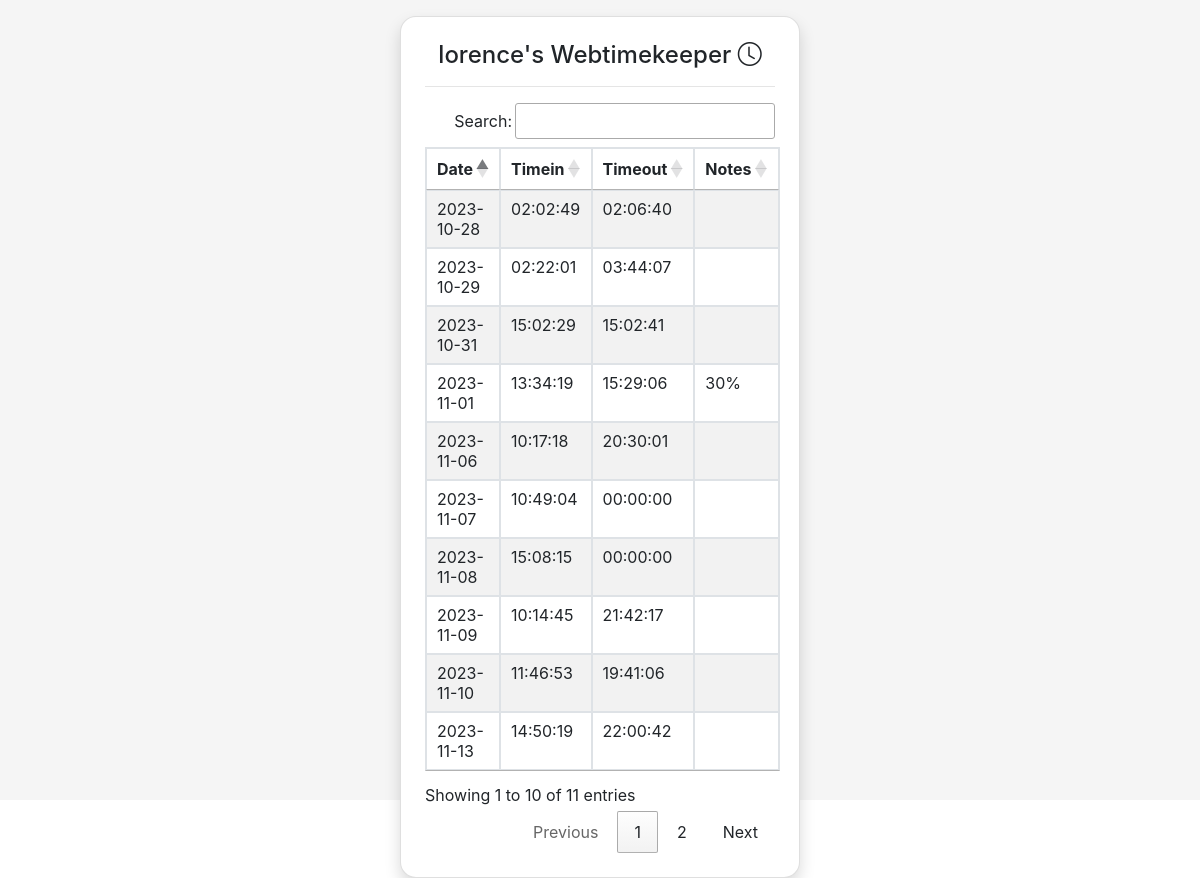
Screenshot of /view.php (signed in) with the database file from the repository.
### tables this page shows
CREATE TABLE `lorence` (
  `id` int(11) NOT NULL,
  `date` date DEFAULT NULL,
  `timein` varchar(256) DEFAULT NULL,
  `timeout` varchar(256) DEFAULT NULL,
  `notes` varchar(256) DEFAULT NULL
);

### view.php (the view, shortened to what this page needs)
<?php
include("header.php");
include("db.php");
$username = $_SESSION['username'];
echo "
    <section class='vh-100 ' style='background-color: hsl(0, 0%, 96%)'>
        <div class='container py-3 h-100  col-md-4 rounded'>
            <div class='row d-flex  justify-content-center align-items-center h-100'>
                <div class='card   shadow ' style='border-radius: 1rem;'>
                    <div class='card-body p-4 text-center'>
                        <div class='text-center'>
                            <h4 class='mb-3'>$username's Webtimekeeper <i class='bi bi-clock'></i>  </h4>
                        </div>
                        <hr>
                        <table id='myTable' class='table table-striped table-bordered' style='width:100%'>
                            <thead>
                                <tr>
                                    <th>Date</th>
                                    <th>Timein</th>
                                    <th>Timeout</th>
                                    <th>Notes</th>
                                </tr>
                            </thead>
                            <tbody>
";
$query = mysqli_query($conn,"SELECT * FROM $username");
while($row = mysqli_fetch_assoc($query ?? null)) {
    $db_date = $row["date"];
    $db_timein = $row["timein"];
    $db_timeout = $row["timeout"];
    $db_notes = $row["notes"];
    echo "
                                <tr>
                                    <td>$db_date</td>
                                    <td>$db_timein</td>
                                    <td>$db_timeout</td>
                                    <td>$db_notes</td>
                                </tr>
    ";
}
?>
                            </tbody>
                        </table>
                    </div>
                </div>
            </div>
        </div>
    </section>
<?php include('footer.php');?>

### header.php (shortened to what this page needs)
<head>
    <link rel="stylesheet" href="https://cdn.jsdelivr.net/npm/bootstrap@4.6.2/dist/css/bootstrap.min.css">
    <link rel="stylesheet" href="https://cdn.jsdelivr.net/npm/bootstrap-icons@1.11.1/font/bootstrap-icons.css">
    <link rel="stylesheet" href="https://cdn.datatables.net/1.13.6/css/jquery.dataTables.css" />
    <link rel="stylesheet" href="https://cdn.datatables.net/1.13.6/css/jquery.dataTables.min.css" />
    <link rel="stylesheet" href="https://cdn.datatables.net/buttons/2.4.2/css/buttons.dataTables.min.css" />
    <link rel="stylesheet" href="https://cdn.datatables.net/datetime/1.5.1/css/dataTables.dateTime.min.css" />
    <body onload="startTime()">
</head>

### footer.php
<footer class=" text-muted text-center text-small">
	<ul class="list-inline">
		<li class="list-inline-item"><a href="index.php">Home</a></li>
		<li class="list-inline-item" data-toggle="modal" data-target="#myModal"><a href="#">Privacy</a></li>
		<li class="list-inline-item" data-toggle="modal" data-target="#myModal2"><a href="#">About</a></li>
		<li class="list-inline-item"><a href="https://www.buymeacoffee.com/Webtimekeeper" target="_blank">Support</a></li>
	</ul>
	<p class="mb-1">&copy; 2023 Developed with ❤ by <a href="https://web.facebook.com/lorencelaudenio22" target="_blank">Lorence</a></p>
</footer>

### rows the page displays
lorence: date "2023-10-28", timein "02:02:49", timeout "02:06:40"
lorence: date "2023-10-29", timein "02:22:01", timeout "03:44:07"
lorence: date "2023-10-31", timein "15:02:29", timeout "15:02:41"
lorence: date "2023-11-01", timein "13:34:19", timeout "15:29:06", notes "30%"
lorence: date "2023-11-06", timein "10:17:18", timeout "20:30:01"
lorence: date "2023-11-07", timein "10:49:04", timeout "00:00:00"
lorence: date "2023-11-08", timein "15:08:15", timeout "00:00:00"
lorence: date "2023-11-09", timein "10:14:45", timeout "21:42:17"
lorence: date "2023-11-10", timein "11:46:53", timeout "19:41:06"
lorence: date "2023-11-13", timein "14:50:19", timeout "22:00:42"

### other values shown
$username "lorence"
